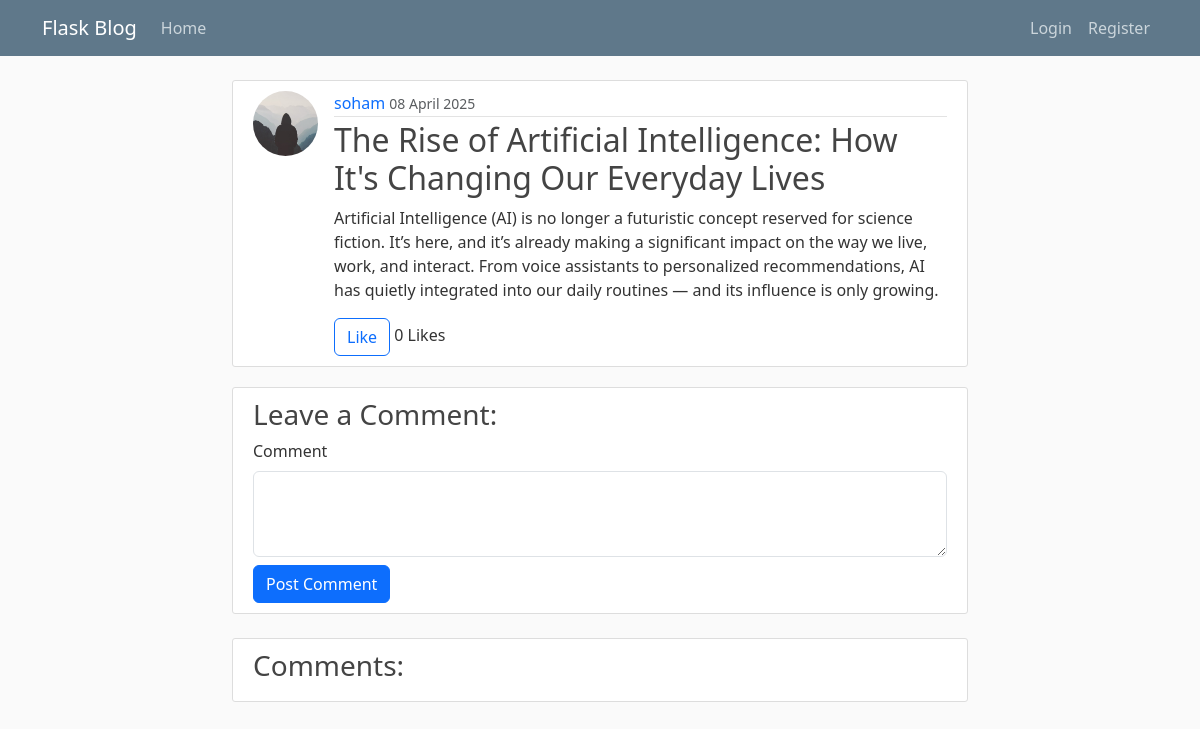
Page /post/8 on the earlier database version.
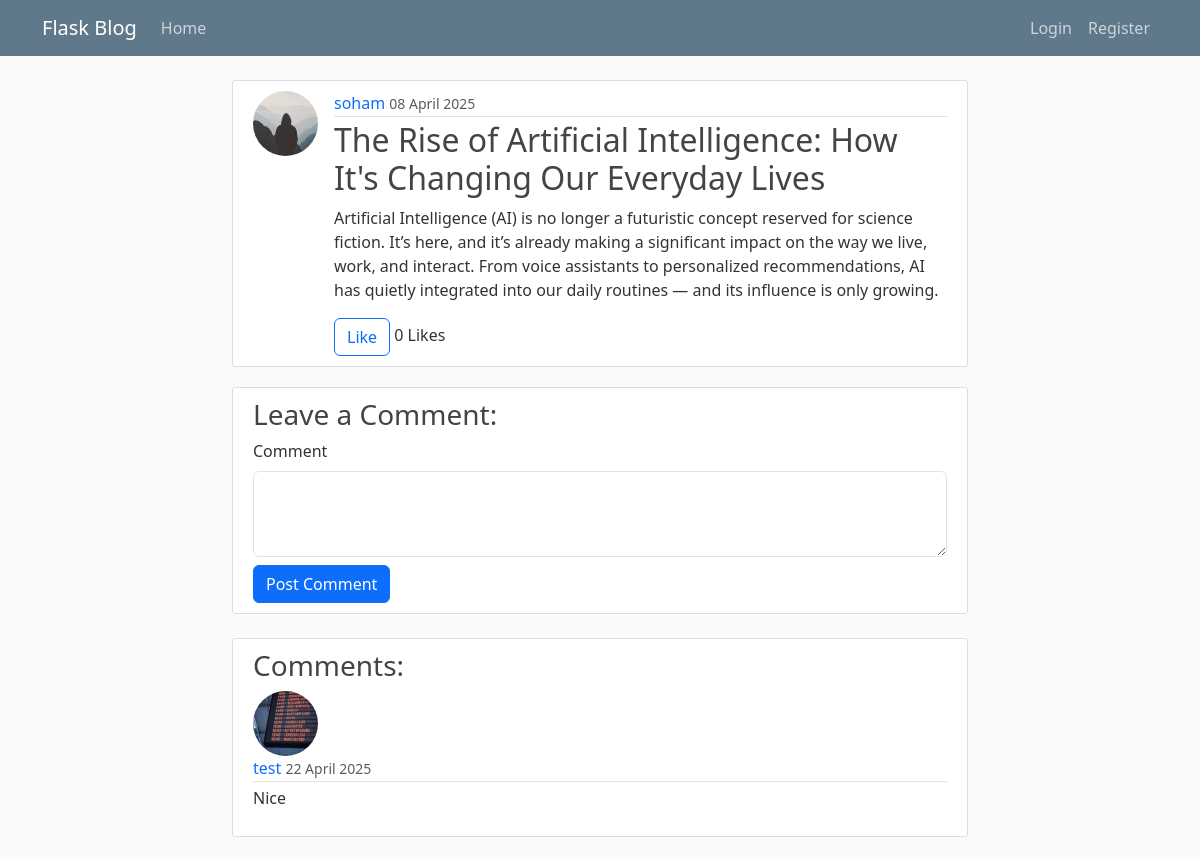
Same page on the later database version.
### flaskblog/models.py (models this page shows, shortened)
class Comment(db.Model):
    id = db.Column(db.Integer, primary_key=True)
    content = db.Column(db.Text, nullable=False)
    date_posted = db.Column(db.DateTime, nullable=False, default=datetime.utcnow)
    user_id = db.Column(db.Integer, db.ForeignKey('user.id'), nullable=False)
    post_id = db.Column(db.Integer, db.ForeignKey('post.id'), nullable=False)
    author = db.relationship('User', backref='comments', lazy=True)

class User(db.Model, UserMixin):
    id = db.Column(db.Integer, primary_key=True)
    username = db.Column(db.String(20), unique=True, nullable=False)
    email = db.Column(db.String(120), unique=True, nullable=False)
    image_file = db.Column(db.String(20), nullable=False, default="default.jpg")
    password = db.Column(db.String(60), nullable=False)
    posts = db.relationship("Post", backref="author", lazy=True)

### flaskblog/posts/routes.py (the view)
@posts.route("/post/<int:post_id>", methods=['GET', 'POST'])
def post(post_id):
    post = Post.query.get_or_404(post_id)
    form = CommentForm()
    if form.validate_on_submit():
        comment = Comment(content=form.content.data, user_id=current_user.id, post_id=post.id)
        db.session.add(comment)
        db.session.commit()
        flash('Your comment has been posted!', 'success')
        return redirect(url_for('posts.post', post_id=post.id))
    comments = Comment.query.filter_by(post_id=post.id).order_by(Comment.date_posted.desc()).all()
    return render_template('post.html', title=post.title, post=post, form=form, comments=comments)

### flaskblog/posts/forms.py
class CommentForm(FlaskForm):
    content = TextAreaField("Comment", validators=[DataRequired()])
    submit = SubmitField("Post Comment")

### flaskblog/templates/post.html (shortened to what this page needs)
{% extends "layout.html" %}
{% block content %}
    <article class="media content-section">
        <div class="media d-flex">
            <img class="rounded-circle article-img" src="{{ url_for('static', filename='profile_pics/' + post.author.image_file) }}" alt="">
            <div class="media-body">
                <div class="article-metadata">
                    <a class="mr-2" href="{{ url_for('users.user_posts', username=post.author.username) }}">{{ post.author.username }}</a>
                    <small class="text-muted">{{ post.date.strftime("%d %B %Y") }}</small>
                </div>
                <h2 class="article-title">{{ post.title }}</h2>
                <p class="article-content">{{ post.content }}</p>
                <form method="POST" action="{{ url_for('posts.like_post', post_id=post.id) }}">
                    <button type="submit" class="btn btn-outline-primary">
                        {% if current_user.is_authenticated and post.likes|selectattr('user_id', 'equalto', current_user.id)|list %}
                            Unlike
                        {% else %}
                            Like
                        {% endif %}
                    </button>
                    <span class="ml-2">{{ post.likes|length }} Likes</span>
                </form>
            </div>
        </div>
    </article>
    <section class="content-section">
        <h3>Leave a Comment:</h3>
        <form method="POST" action="{{ url_for('posts.post', post_id=post.id) }}">
            <div class="form-group">
                {{ form.content.label(class="form-label") }}
                {{ form.content(class="form-control", rows=3) }}
            </div>
            <div class="form-group mt-2">
                {{ form.submit(class="btn btn-primary") }}
            </div>
        </form>
    </section>
    <section class="content-section mt-4">
        <h3>Comments:</h3>
        {% for comment in comments %}
            <div class="media mb-3">
                <img class="rounded-circle article-img" src="{{ url_for('static', filename='profile_pics/' + comment.author.image_file) }}" alt="">
                <div class="media-body">
                    <div class="article-metadata">
                        <a class="mr-2" href="{{ url_for('users.user_posts', username=comment.author.username) }}">{{ comment.author.username }}</a>
                        <small class="text-muted">{{ comment.date_posted.strftime("%d %B %Y") }}</small>
                    </div>
                    <p class="article-content">{{ comment.content }}</p>
                </div>
            </div>
        {% endfor %}
    </section>
{% endblock content %}

Differences in the rows shown:
added Comment: image_file (picture), author.username "test", date_posted "22 April 2025", content "Nice"
